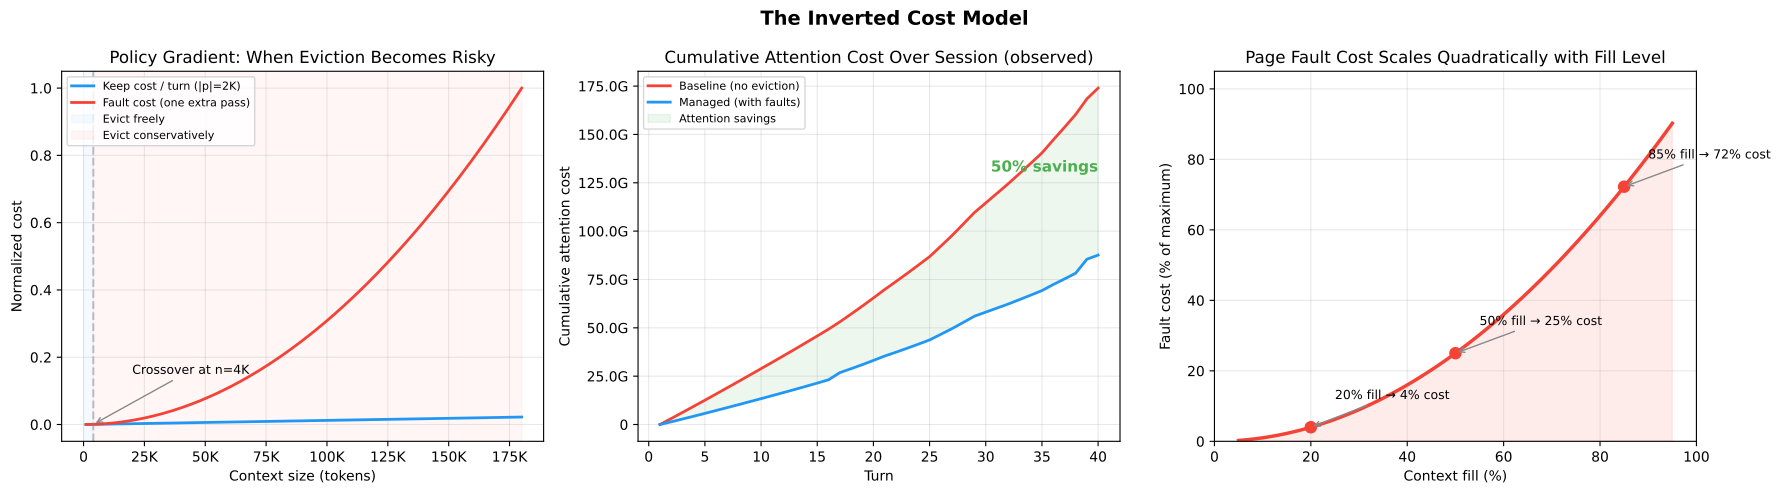

Write the Python code that produced this figure.
#!/usr/bin/env python3
"""Visualize the inverted cost model for the Pichay paper.

Two figures:
1. Policy gradient — fault cost vs keep cost as a function of context fill.
   Shows the crossover where eviction policy should shift from aggressive
   to conservative.

2. Cumulative attention cost — baseline (no eviction) vs managed, from
   actual log data if provided, or synthetic 100-turn session if not.

Usage:
    # Theoretical curves only (no log data needed)
    uv run python paper/figures/cost_model.py

    # With actual log data overlaid
    uv run python paper/figures/cost_model.py --log experiments/baseline_run2/logs/proxy_*.jsonl

    # Save to PDF for paper
    uv run python paper/figures/cost_model.py --save
"""

from __future__ import annotations

import argparse
import sys
from pathlib import Path

import matplotlib.pyplot as plt
import matplotlib.ticker as ticker
import numpy as np


# ---------------------------------------------------------------------------
# Constants
# ---------------------------------------------------------------------------

WINDOW_SIZE = 200_000  # tokens
OBJECT_SIZE = 2_000    # representative eviction candidate (tokens)


def _fmt_tokens(x: float, _pos: int | None = None) -> str:
    if x >= 1e6:
        return f"{x / 1e6:.0f}M"
    if x >= 1e3:
        return f"{x / 1e3:.0f}K"
    return f"{x:.0f}"


def _fmt_cost(x: float, _pos: int | None = None) -> str:
    if x >= 1e12:
        return f"{x / 1e12:.1f}T"
    if x >= 1e9:
        return f"{x / 1e9:.1f}G"
    if x >= 1e6:
        return f"{x / 1e6:.1f}M"
    if x >= 1e3:
        return f"{x / 1e3:.1f}K"
    return f"{x:.0f}"


# ---------------------------------------------------------------------------
# Figure 1: Policy gradient
# ---------------------------------------------------------------------------

def plot_policy_gradient(ax: plt.Axes, object_size: int = OBJECT_SIZE) -> None:
    """Fault cost vs marginal keep cost as a function of context fill.

    Keep cost (per turn): the marginal contribution of |p| tokens to
    attention. d/dp (n+p)² ≈ 2np for p << n. This is what you save per
    turn by evicting the object.

    Fault cost: one additional full inference pass at (n + |p|)² ≈ n².
    This is what you pay if you evict and then need it back.
    """
    n = np.linspace(1_000, WINDOW_SIZE * 0.9, 500)
    p = object_size

    # Marginal keep cost per turn: 2 * n * p (derivative of (n+p)² - n²)
    keep_cost = 2 * n * p

    # Fault cost: full inference pass at n² (the additional API call)
    fault_cost = n * n

    # Normalize both to make the crossover visible
    scale = fault_cost.max()
    keep_norm = keep_cost / scale
    fault_norm = fault_cost / scale

    ax.plot(n, keep_norm, label=f"Keep cost / turn (|p|={_fmt_tokens(p)})",
            color="#2196F3", linewidth=2)
    ax.plot(n, fault_norm, label="Fault cost (one extra pass)",
            color="#F44336", linewidth=2)

    # Find crossover
    # keep_cost = fault_cost when 2np = n², i.e. n = 2p
    crossover_n = 2 * p
    crossover_y = crossover_n * crossover_n / scale
    ax.axvline(crossover_n, color="#888888", linestyle="--", alpha=0.5)
    ax.annotate(
        f"Crossover at n={_fmt_tokens(crossover_n)}",
        xy=(crossover_n, crossover_y),
        xytext=(crossover_n + WINDOW_SIZE * 0.08, crossover_y + 0.15),
        fontsize=9,
        arrowprops=dict(arrowstyle="->", color="#888888"),
    )

    # Shade regions
    ax.axvspan(0, crossover_n, alpha=0.05, color="#2196F3",
               label="Evict freely")
    ax.axvspan(crossover_n, WINDOW_SIZE * 0.9, alpha=0.05, color="#F44336",
               label="Evict conservatively")

    ax.set_xlabel("Context size (tokens)")
    ax.set_ylabel("Normalized cost")
    ax.set_title("Policy Gradient: When Eviction Becomes Risky")
    ax.xaxis.set_major_formatter(ticker.FuncFormatter(_fmt_tokens))
    ax.legend(loc="upper left", fontsize=8)
    ax.grid(True, alpha=0.3)


# ---------------------------------------------------------------------------
# Figure 2: Cumulative attention cost over a session
# ---------------------------------------------------------------------------

def _synthetic_session(
    n_turns: int = 100,
    growth_per_turn: int = 1_500,
    eviction_target: int = 80_000,
    fault_rate: float = 0.05,
) -> tuple[np.ndarray, np.ndarray, np.ndarray]:
    """Generate synthetic baseline vs managed attention curves.

    Returns (turns, baseline_cumulative, managed_cumulative).
    """
    turns = np.arange(1, n_turns + 1)

    # Baseline: context grows linearly, no eviction
    baseline_n = growth_per_turn * turns
    baseline_attention = np.cumsum(baseline_n ** 2)

    # Managed: context capped near eviction_target
    managed_n = np.minimum(baseline_n, eviction_target + growth_per_turn * 2)
    managed_attention = np.cumsum(managed_n ** 2)

    # Add fault overhead: fault_rate of turns trigger a full extra pass
    rng = np.random.default_rng(42)
    faults = rng.random(n_turns) < fault_rate
    fault_cost = np.where(faults, managed_n ** 2, 0)
    managed_attention = managed_attention + np.cumsum(fault_cost)

    return turns, baseline_attention, managed_attention


def plot_cumulative_attention(
    ax: plt.Axes,
    log_data: dict | None = None,
) -> None:
    """Cumulative attention cost: baseline vs managed.

    Uses log data if provided, otherwise synthetic session.
    """
    if log_data is not None:
        turns = np.array(log_data["turns"])
        baseline = np.array(log_data["baseline_cumulative"])
        managed = np.array(log_data["managed_cumulative"])
        source = "observed"
    else:
        turns, baseline, managed = _synthetic_session()
        source = "synthetic (100-turn session)"

    ax.plot(turns, baseline, label="Baseline (no eviction)",
            color="#F44336", linewidth=2)
    ax.plot(turns, managed, label="Managed (with faults)",
            color="#2196F3", linewidth=2)

    # Shade savings
    ax.fill_between(turns, managed, baseline, alpha=0.1, color="#4CAF50",
                     label="Attention savings")

    # Annotate final savings
    savings_pct = (1 - managed[-1] / baseline[-1]) * 100
    ax.annotate(
        f"{savings_pct:.0f}% savings",
        xy=(turns[-1], (baseline[-1] + managed[-1]) / 2),
        fontsize=11,
        fontweight="bold",
        color="#4CAF50",
        ha="right",
    )

    ax.set_xlabel("Turn")
    ax.set_ylabel("Cumulative attention cost")
    ax.set_title(f"Cumulative Attention Cost Over Session ({source})")
    ax.yaxis.set_major_formatter(ticker.FuncFormatter(_fmt_cost))
    ax.legend(loc="upper left", fontsize=8)
    ax.grid(True, alpha=0.3)


# ---------------------------------------------------------------------------
# Figure 3: Fault cost by fill level (the counter-intuitive curve)
# ---------------------------------------------------------------------------

def plot_fault_cost_by_fill(ax: plt.Axes) -> None:
    """Show absolute fault cost at different fill levels.

    This is the key insight: a page fault at 20% fill costs 4% of max
    compute. At 80% fill, it costs 64%. Same operation, wildly different
    price.
    """
    fill_pct = np.linspace(5, 95, 100)
    n = (fill_pct / 100) * WINDOW_SIZE

    # Fault cost: n² (one extra inference pass)
    fault_cost = n ** 2
    max_cost = WINDOW_SIZE ** 2

    # Express as percentage of maximum possible fault cost
    fault_pct = (fault_cost / max_cost) * 100

    ax.plot(fill_pct, fault_pct, color="#F44336", linewidth=2.5)
    ax.fill_between(fill_pct, 0, fault_pct, alpha=0.1, color="#F44336")

    # Mark key points
    for pct in [20, 50, 85]:
        cost = (pct / 100) ** 2 * 100
        ax.plot(pct, cost, "o", color="#F44336", markersize=8)
        ax.annotate(
            f"{pct}% fill → {cost:.0f}% cost",
            xy=(pct, cost),
            xytext=(pct + 5, cost + 8),
            fontsize=9,
            arrowprops=dict(arrowstyle="->", color="#888888"),
        )

    ax.set_xlabel("Context fill (%)")
    ax.set_ylabel("Fault cost (% of maximum)")
    ax.set_title("Page Fault Cost Scales Quadratically with Fill Level")
    ax.set_xlim(0, 100)
    ax.set_ylim(0, 105)
    ax.grid(True, alpha=0.3)


# ---------------------------------------------------------------------------
# Main
# ---------------------------------------------------------------------------

def main():
    parser = argparse.ArgumentParser(description="Cost model figures for Pichay paper")
    parser.add_argument("--log", type=Path, nargs="*", help="Proxy log(s) for real data")
    parser.add_argument("--save", action="store_true", help="Save to PDF")
    parser.add_argument("--output-dir", type=Path, default=Path(__file__).parent,
                        help="Output directory for PDFs")
    args = parser.parse_args()

    # Load log data if provided
    log_data = None
    if args.log:
        # Import cost module for log parsing
        sys.path.insert(0, str(Path(__file__).resolve().parents[2] / "src"))
        from pichay.cost import compute_baseline_cost, simulate_managed_cost, compare

        for log_path in args.log:
            if not log_path.exists():
                print(f"Warning: {log_path} not found", file=sys.stderr)
                continue
            baseline = compute_baseline_cost(log_path)
            managed = simulate_managed_cost(log_path)
            log_data = {
                "turns": [t.turn for t in baseline.turns],
                "baseline_cumulative": [t.cumulative_attention_cost for t in baseline.turns],
                "managed_cumulative": [
                    t.cumulative_attention_cost + sum(
                        mt.fault_attention_cost for mt in managed.turns[:i + 1]
                    )
                    for i, t in enumerate(managed.turns)
                ],
            }
            break  # use first valid log

    fig, axes = plt.subplots(1, 3, figsize=(18, 5))
    fig.suptitle("The Inverted Cost Model", fontsize=14, fontweight="bold")

    plot_policy_gradient(axes[0])
    plot_cumulative_attention(axes[1], log_data)
    plot_fault_cost_by_fill(axes[2])

    plt.tight_layout()

    if args.save:
        out = args.output_dir / "cost_model.pdf"
        fig.savefig(out, bbox_inches="tight", dpi=300)
        print(f"Saved: {out}")

        # Also save individual figures for LaTeX \includegraphics
        for i, name in enumerate(["policy_gradient", "cumulative_attention", "fault_cost_fill"]):
            fig_single, ax_single = plt.subplots(figsize=(6, 4))
            if i == 0:
                plot_policy_gradient(ax_single)
            elif i == 1:
                plot_cumulative_attention(ax_single, log_data)
            else:
                plot_fault_cost_by_fill(ax_single)
            fig_single.tight_layout()
            single_out = args.output_dir / f"{name}.pdf"
            fig_single.savefig(single_out, bbox_inches="tight", dpi=300)
            print(f"Saved: {single_out}")
            plt.close(fig_single)
    else:
        plt.show()


if __name__ == "__main__":
    main()
